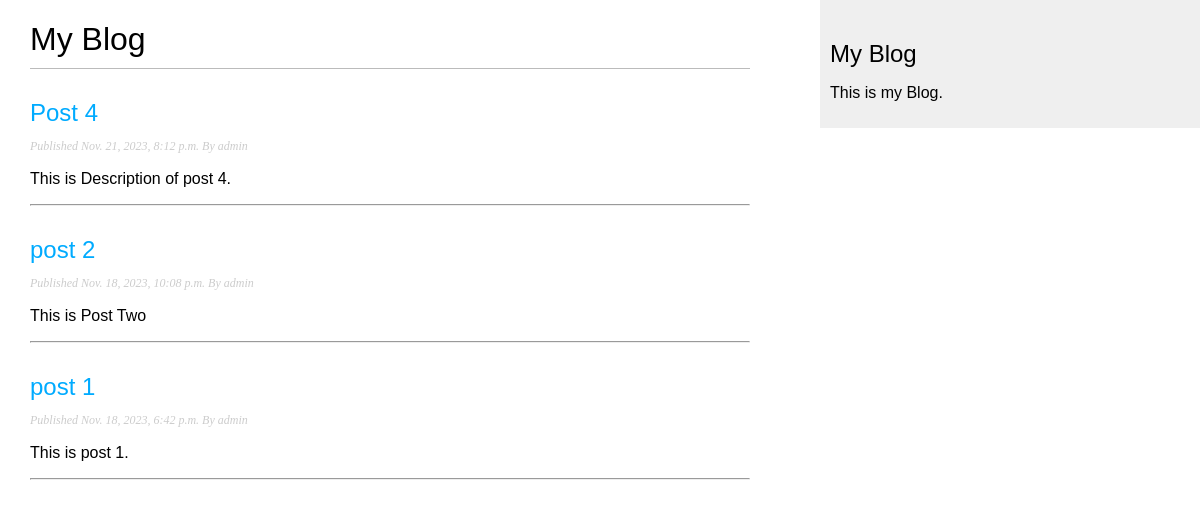
The app's page /post_list/, older data.
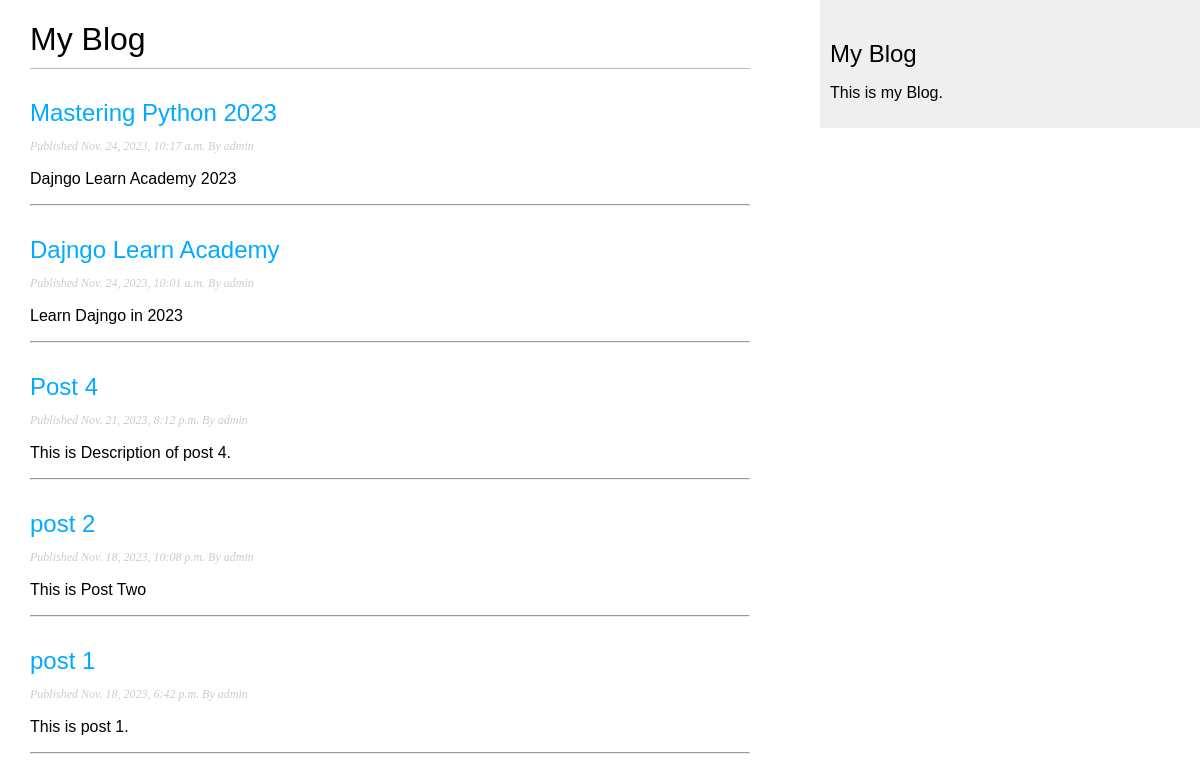
The same page, newer data.
### blog/models.py (models this page shows, shortened)
class Post(models.Model):
    class Status(models.TextChoices):
        DRAFT = 'DF', 'Draft'
        PUBLISHED = 'PB', 'Published'
    title = models.CharField(max_length=50)
    slug = models.SlugField(max_length=50, unique_for_date='publish')
    author = models.ForeignKey(
        User, on_delete=models.CASCADE, related_name='blog_posts')
    desc = models.TextField()
    publish = models.DateTimeField(default=timezone.now)
    create = models.DateTimeField(auto_now_add=True)
    update = models.DateTimeField(auto_now=True)
    status = models.CharField(
        max_length=2, choices=Status.choices, default=Status.DRAFT)
    class Meta:
        ordering = ['-publish']
        indexes = [
            models.Index(fields=['-publish'])
        ]
    def get_absolute_url(self):
        return reverse("blog:post_details", args=[
            self.publish.year,
            self.publish.month,
            self.publish.day,
            self.slug,
        ])

### blog/views.py (the view)
# urls.py: path("post_list/", views.post_list, name='post_list'),
def post_list(request):
    posts = Post.objects.all()
    return render(request, 'post_list.html', {'posts': posts})

### blog/templates/post_list.html
{% extends "base.html" %}
{% block body %}
  <h1>My Blog</h1>
  {% for post in posts %}
    <h2>
      <a href= "{{ post.get_absolute_url }}" target="_blank">{{ post.title }}</a>
    </h2>
    <p class="date">Published {{ post.publish }} By {{ post.author }}</p>
    {{ post.desc|truncatewords:30|linebreaks }}
    <hr>
  {% endfor %}
{% endblock body %}

### blog/templates/base.html (shortened to what this page needs)
{% load static %}
<!DOCTYPE html>
<html lang="en">
  <head>
    <link rel="stylesheet" href="{% static "css/style.css" %}" />
  </head>
  <body>
    <div id="content">
      {% block body %}
      {% endblock body %}
    </div>
    <div id="sidebar">
      <h2>My Blog</h2>
      <p>This is my Blog.</p>
    </div>
  </body>
</html>

### blog/static/css/style.css (style rules this page uses)
body { margin: 0; padding: 0; font-family: helvetica, sans-serif; }
a { color: #00abff; text-decoration: none; }
h1 { font-weight: normal; border-bottom: 1px solid #bbb; padding: 0 0 10px 0; }
h2 { font-weight: normal; margin: 30px 0 0; }
#content { float: left; width: 60%; padding: 0 0 0 30px; }
#sidebar { float: right; width: 30%; padding: 10px; background: #efefef; height: 100%; }
p.date { color: #ccc; font-family: georgia, serif; font-size: 12px; font-style: italic; }

Row changes from the older to the newer data that the page shows:
added Post: title "Mastering Python 2023", publish "Nov. 24, 2023, 10:17 a.m.", author "admin", desc "Dajngo Learn Academy 2023"
added Post: title "Dajngo Learn Academy", publish "Nov. 24, 2023, 10:01 a.m.", author "admin", desc "Learn Dajngo in 2023"
